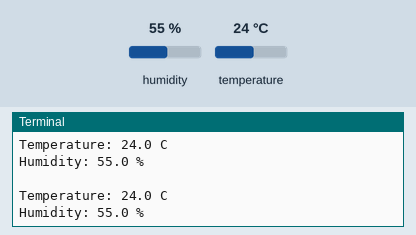
This program was run on a simulated Raspberry Pi (BCM pin numbers). Shown: the last lines printed to the terminal. The inputs (shaded band) are chosen by the test bench; at power-on: humidity 55 %, temperature 24 °C.

Above: at 1.2 s.
1.3 s: humidity set to 22 %
At 2.4 s:
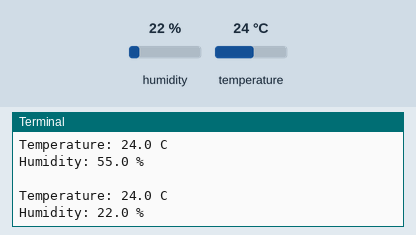
2.8 s: temperature set to 12 °C
At 3.8 s:
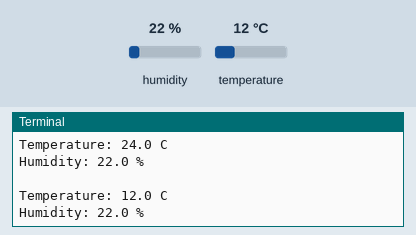
4.3 s: humidity set to 40 %
At 5.8 s:
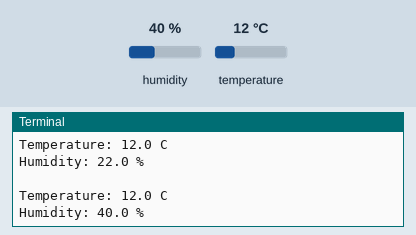
Timing chart, 0 to 7.3 s (numbered marks = the images above; inputs shaded):
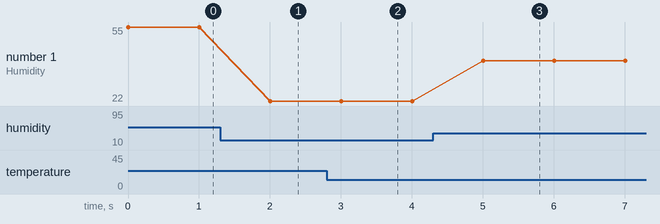

The program:

sht31d_simpletest.py
```python
import time
import board
import busio
import adafruit_sht31d

i2c = busio.I2C(board.SCL, board.SDA)
sensor = adafruit_sht31d.SHT31D(i2c)

loopcount = 0
while True:
	print("\nTemperature: %0.1f C" % sensor.temperature)
	print("Humidity: %0.1f %%" % sensor.relative_humidity)
	time.sleep(1)
	#loopcount += 1
	#cada 10 pasadas se activa un heater interno del sensor
	#if loopcount == 10:
	#	loopcount = 0
	#	sensor.heater = True
	#	print("Sensor Header status =", sensor.heater)
	#	time.sleep(1)
	#	sensor.heater = False
	#	print("Sensor Heater status =", sensor.heater)
```

Measured:
- after the input at 1.3 s, the terminal: prints a new line after 0.70 s (image 1)
- after the input at 2.8 s, the terminal: prints a new line after 0.20 s (image 2)
- after the input at 4.3 s, the terminal: prints a new line after 0.70 s (image 3)
- plotted number 1: 55 → 22 after the input at 1.3 s, 22 → 40 after the input at 4.3 s
